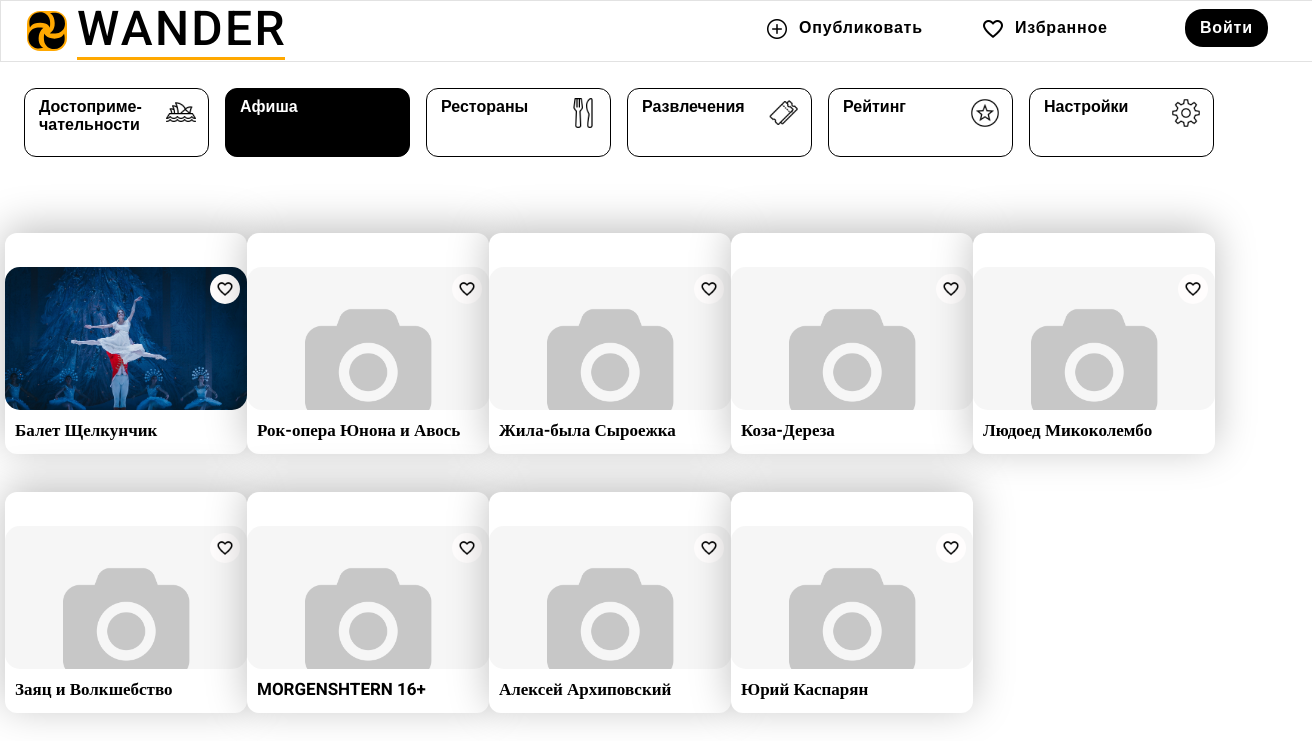
The page /poster/ on the database its author committed.
### wander/models.py (models this page shows, shortened)
class PosterEvent(models.Model):
    class Meta:
        db_table = "poster_event"
    class NewManager(models.Manager):
        def get_queryset(self):
            return super().get_queryset().filter(status='opened')
    options = (
        ('opened', 'Opened'),
        ('closed', 'Closed'),
    )
    place = models.ForeignKey(Place, on_delete=models.CASCADE)
    date_start = models.DateField(auto_now=False, auto_now_add=False, default=timezone.now)
    date_end = models.DateField(auto_now=False, auto_now_add=False, default=None, null=True)
    name = models.CharField(max_length=30, default='add_name_event')
    ended = models.BooleanField(default=False)
    status = models.CharField(max_length=10, choices=options, default='opened')
    favourites = models.ManyToManyField(
        User, related_name='favourite_poster_event', default=None, blank=True)
    objects = models.Manager()  # default manager
    newmanager = NewManager()  # custom manager
    image = models.ImageField(upload_to=image_path_posterevent, default='img/default.jpg')

### wander/views.py (the view)
# urls.py: path('poster/', PosterEventListView.as_view(), name='poster-list'),
class PosterEventListView(generic.ListView):
    model = PosterEvent
    def get_context_data(self, **kwargs):
        context = super().get_context_data(**kwargs)
        context['now'] = timezone.now()
        return context

### wander/templates/wander/posterevent_list.html (shortened to what this page needs)
{% extends 'wander/base_new.html' %}
{% load static %}
{% block poster_checked %}checked{% endblock %}
{% block context %}
    <section class="blocks-row-city">
        {% for poster in object_list %}
            <a href="{% url 'poster-detail' poster.pk %}">
                <div class="block">
                    <div class="bl_img" style="background-image: url('{{ poster.image.url }}')">
                        <button>
                            {% if request.user.is_authenticated %}
                            {% if poster.favourites.filter.exists %}
                            <div><a href="{% url 'users:favourite_add_poster' poster.id %}" class="">
                                <div class="bl_favorites"><img src={% static 'wander/img/no_love.png' %} alt="no_love"></div></a></div>
                            {% else %}
                            <div><a href="{% url 'users:favourite_add_poster' poster.id %}" class="">
                                <div class="bl_favorites"><img src={% static 'wander/img/love.png' %} alt="love"></div></a></div>
                            {% endif %}
                            {% else %}
                            <div><a href="#popup" class="">
                                <div class="bl_favorites"><img src={% static 'wander/img/love.png' %} alt="love"></div></a></div>
                            {% endif %}
                        </button>
                    </div>
                    <div class="bl_text">
                        <div class="name">{{ poster.name }}</div>
                        <div class="address">{{ poster.place.name }}</div>
                    </div>
                </div>
            </a>
        {% empty %}
            <li>Пока ещё нет мероприятий.</li>
        {% endfor %}
    </section>
{% endblock %}

### wander/templates/wander/base_new.html (shortened to what this page needs)
<!DOCTYPE html>
<html lang="ru">
	<head>
		{% load static %}
        <link rel="stylesheet" href={% static 'wander/place_.css' %}>
	</head>
	<body>
		<header>
			<div class="main_panel">
				<a href={% url 'homepage' %}>
                           <div class="logo">
					    <img class="logo_img" src='{% static 'wander/img/logo.svg' %}' alt="logo">
					<span class="logo_text">
						WANDER
					</span>
				</div>
				<ul class="mini_menu">
						<li class = "publish">
							<a href="#"><div>{% load static %}<img src='{% static 'wander/img/add.png' %}' alt="">
							<p>Опубликовать</p></div></a>
						</li>
                        {% if user.is_authenticated %}
                        <li class ="favorites">
                            <a href={% url 'users:favourite_list' %}><div><img src={% static "wander/img/love.png" %} alt="">
                                <p>Избранное</p></div></a>
					    </li>
                        {% else %}
                        <li class ="favorites">
                            <a href="#popup"><div><img src={% static "wander/img/love.png" %} alt="">
						        <p>Избранное</p></div></a>
					    </li>
                            {% endif %}
					</ul>
					{% if user.is_authenticated %}
						<a class="sing_in" href={% url "users:signout" %}> Выйти</a>
					{% else %}
						<a class="sing_in" href="#popup">Войти</a>
					{% endif %}
			</div>
		</header>
        <section class="main_menu">
            <ul class="menu">
                <li class="place {% block place_checked %}{% endblock %}"> <a href={% url 'attraction-list'  %}  ><div><p>Достоприме-чательности</p>
                    <img src={% static 'wander/img/place.png' %} alt="place"></div></a>
                </li>
                <li class="poster {% block poster_checked %}{% endblock %}">	<a href={%  url 'poster-list' %}><div><p>Афиша</p>
                    <img src={% static 'wander/img/poster.png' %} alt="poster"></div></a>
                </li>
                <li class="eat {% block eat_checked %}{% endblock %}"><a href={% url 'restaurant-list' %}><div><p>Рестораны</p>
                    <img src={% static 'wander/img/restaurant.png' %} alt="eat"></div></a>
                </li>
                <li class="tickets {% block tickets_checked %}{% endblock %}"><a href={% url 'poster-list' %}><div><p>Развлечения</p>
                    <img src={% static 'wander/img/tickets.png' %} alt="tickets"></div></a>
                </li>
                <li class="rating {% block rating_checked %}{% endblock %}"><a href={% url 'rating' %}><div><p>Рейтинг</p>
                    <img src={% static 'wander/img/rating.png' %} alt="rating"></div></a>
                </li>
                <li class="setting"><button class="settings"><div><p>Настройки</p>
					<img src={% static 'wander/img/settings.png' %} alt="settings"></div></button>
				</li>
            </ul>
        </section>
				{% block context %}{% endblock %}
			</body>
</html>

### wander/static/wander/place_.css (style rules this page uses)
* { margin:0; padding:0; }
header { width: 100%; border: 1px solid rgba(193, 193, 193, 0.47); }
.main_panel { position: relative; height: 60px; width: 1280px; margin:0 auto; display: flex; }
.logo_img { margin: 10px; }
.logo_text { position: absolute; width: 208px; border-bottom: 3px solid #FFA800; font-family: Roboto; font-weight: 500; font-size: 48px; line-height: 56px; text-align: center; letter-spacing: 0.05em; color: #000000; }
.mini_menu { position: absolute; left: 720px; display: inline-flex; }
.mini_menu>li { margin:8px 20px; box-sizing: border-box; border-radius: 13px; list-style-type:none; height: 44px; width: 176px; }
.mini_menu>li>a>div>img { padding-top: 8px; padding-left: 8px; }
.mini_menu>li>a>div>p { padding-top: 10px; padding-left: 10px; font-family: Arial; font-weight: bold; font-size: 16px; line-height: 18px; display: flex; align-items: center; text-align: center; letter-spacing: 0.05em; color: #000000; position: absolute; display: inline; }
.sing_in { text-decoration: none; position: absolute; left:1168px; background: #000000; border-radius: 18px; max-height: 39px; max-width: 81px; margin: 8px 0; padding: 10px 15px; font-family: Arial; font-weight: bold; font-size: 16px; line-height: 18px; letter-spacing: 0.05em; color: #FFFFFF; }
section { width: 1280px; min-height: 10px; margin:0 auto; position: relative; }
.main_menu { height: 96px; margin: 0 auto; }
.menu { list-style-type:none; display: inline-flex; justify-content:center; }
.menu>li { position: relative; }
.menu>li>a>div { height: 58px; width: 169px; border: 1px solid #000000; border-radius: 12px; font-family: Arial; font-weight: bold; font-size: 16px; line-height: 18px; display: flex; padding-left: 14px; padding-top: 9px; color: #000; }
.menu>li>a>div>img { position: absolute; left:150px; height: 30px; width: 30px; }
.menu>li>a { text-decoration: none; display: block; margin:26px 8px; }
.settings>div { height: 58px; width: 169px; border: 1px solid #000000; border-radius: 12px; font-family: Arial; font-weight: bold; font-size: 16px; line-height: 18px; display: flex; padding-left: 14px; padding-top: 9px; color: #000; }
.settings>div>img { position: absolute; left:150px; height: 30px; width: 30px; }
.settings { margin:0; border:none; background-color: #fff; text-decoration: none; display: block; margin-top: 26px; margin-left: 8px; margin-bottom: 10px; border-radius: 12px; }
.setting { position: relative; display: inline-block; }
.checked>a>div { background-color: #000; }
.checked>a>div>p { color: #FFFFFF; }
.blocks-row-city { width: 1302px; margin: 75px auto; position: relative; flex-flow: wrap; display: flex; }
.block>a { display: inline-block; text-decoration: none; transition: all 0,2; margin-bottom: 30px; margin-right:15px; }
.block { height: 221px; width: 242px; margin-bottom:38px; box-shadow: 0px -6px 40px rgba(0, 0, 0, 0.25); background: #FFFFFF; box-sizing: border-box; border-radius: 12px; overflow: hidden; }
.bl_img { height: 143px; width: 242px; border-radius: 15px; background-size: cover; background-image:url(img/krem.png); }
.bl_img>button { border:none; float:right; margin-right: 7px; margin-top: 7px; background:none; }
.bl_favorites { display: flex; align-items:center; justify-content:center; height: 30px; width: 30px; background: #FFFDFD; border-radius: 50px; }
.bl_favorites>img { height: 18px; width: 18px; }
.bl_text { margin-left: 10px; margin-top: 10px; }
.name { margin-bottom: 10px; font-family: Roboto; font-weight: bold; font-size: 17px; line-height: 20px; color: #000000; }
.address { font-family: Roboto; font-size: 17px; line-height: 20px; color: #6E6E6E; overflow-x:hidden; padding-bottom: 10px; }

### rows shown on the page
PosterEvent: image (picture), name "Балет Щелкунчик"
PosterEvent: image (placeholder picture), name "Рок-опера Юнона и Авось"
PosterEvent: image (placeholder picture), name "Жила-была Сыроежка"
PosterEvent: image (placeholder picture), name "Коза-Дереза"
PosterEvent: image (placeholder picture), name "Людоед Микоколембо"
PosterEvent: image (placeholder picture), name "Заяц и Волкшебство"
PosterEvent: image (placeholder picture), name "MORGENSHTERN 16+"
PosterEvent: image (placeholder picture), name "Алексей Архиповский"
PosterEvent: image (placeholder picture), name "Юрий Каспарян"
